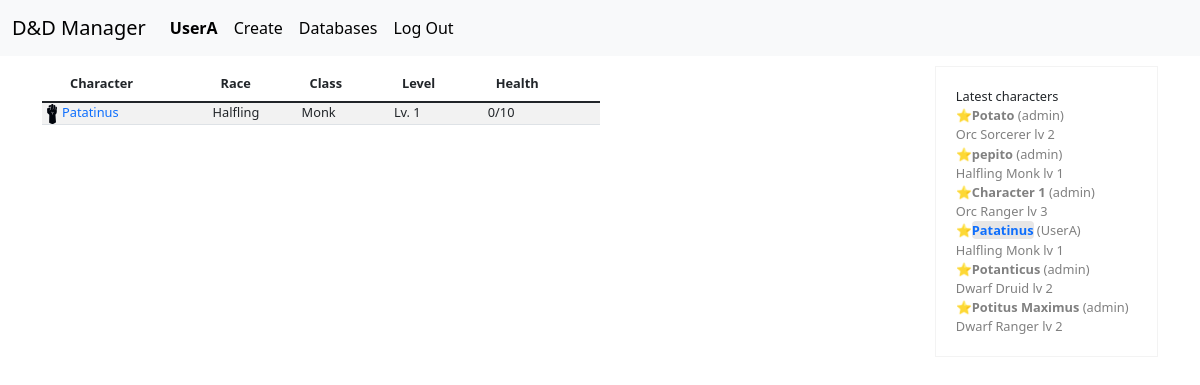
Page / (signed in) on the committed database.
### sheet/models.py (models this page shows, shortened)
class User(AbstractUser):
    pass

class Character(models.Model):
    player = models.ForeignKey(User, on_delete=models.CASCADE, related_name="user_player")
    name = models.CharField(max_length=100)
    level = models.IntegerField(default=1, validators=[MinValueValidator(1), MaxValueValidator(20)])
    image = models.URLField(blank=True)
    hp = models.IntegerField(default=1)
    currenthp = models.IntegerField(default=1)
    alignment = models.CharField(blank=True, max_length=50)
    background = models.CharField(blank=True, max_length=50)
    traits = models.CharField(blank=True, max_length= 50)
    ideals = models.CharField(blank=True, max_length= 50)
    bonds = models.CharField(blank=True, max_length= 50)
    flaws = models.CharField(blank=True, max_length= 50)
    initiative = models.IntegerField(default=10)
    armorclass = models.IntegerField(default=10)
    speed = models.IntegerField(default=30)
    inspiration = models.BooleanField(default=False)
    BARBARIAN = 'Barbarian'
    BARD = 'Bard'
    CLERIC = 'Cleric'
    DRUID = 'Druid'
    FIGHTER = 'Fighter'
    MONK = 'Monk'
    PALADIN = 'Paladin'
    RANGER = 'Ranger'
    ROGUE = 'Rogue'
    SORCERER = 'Sorcerer'
    WARLOCK = 'Warlock'
    WIZARD = 'Wizard'
    CLASS_CHOICES = [
        (BARBARIAN, 'Barbarian'),
        (BARD, 'Bard'),
        (CLERIC, 'Cleric'),
        (DRUID, 'Druid'),
        (FIGHTER, 'Fighter'),
        (MONK, 'Monk'),
        (PALADIN, 'Paladin'),
        (RANGER, 'Ranger'),
        (ROGUE, 'Rogue'),
        (SORCERER, 'Sorcerer'),
        (WARLOCK, 'Warlock'),
        (WIZARD, 'Wizard'),
    ]
    character_class = models.CharField(default=BARBARIAN, max_length=20, choices=CLASS_CHOICES)
    HUMAN = "Human"
    HALFHUMAN = "Half-Human"
    DWARF = "Dwarf"
    HALFLING = "Halfling"
    ORC = "Orc"
    GNOME = "Gnome"
    ELF = "Elf"
    HALFELF = "Half-Elf"
    TIEFLING = "Tiefling"
    RACE_CHOICES = [
        (HUMAN, "Human"),
        (HALFHUMAN, "Half-Human"),
        (DWARF, "Dwarf"),
        (HALFLING, "Halfling"),
        (ORC, "Orc"),
        (GNOME, "Gnome"),
        (ELF, "Elf"),
        (HALFELF, "Half-Elf"),
        (TIEFLING, "Tiefling")
    ]
    race = models.CharField(default=HUMAN, max_length=50, choices=RACE_CHOICES)
    strength = models.IntegerField(default=10, validators=[MinValueValidator(1), MaxValueValidator(20)])
    dexterity = models.IntegerField(default=10, validators=[MinValueValidator(1), MaxValueValidator(20)])
    constitution = models.IntegerField(default=10, validators=[MinValueValidator(1), MaxValueValidator(20)])
    intelligence = models.IntegerField(default=10, validators=[MinValueValidator(1), MaxValueValidator(20)])
    wisdom = models.IntegerField(default=10, validators=[MinValueValidator(1), MaxValueValidator(20)])
    charisma = models.IntegerField(default=10, validators=[MinValueValidator(1), MaxValueValidator(20)])
    strength_bonus = models.IntegerField(blank=True, null=True)
    dexterity_bonus = models.IntegerField(blank=True, null=True)
    constitution_bonus = models.IntegerField(blank=True, null=True)
    intelligence_bonus = models.IntegerField(blank=True, null=True)
    wisdom_bonus = models.IntegerField(blank=True, null=True)
    charisma_bonus = models.IntegerField(blank=True, null=True)
    ATHLETICS = "Athletics"
    ACROBATICS = "Acrobatics"
    SLEIGHTOFHAND = "Sleight of Hand"
    STEALTH = "Stealth"
    ARCANA = "Arcana"
    HISTORY = "History"
    INVESTIGATION = "Investigation"
    NATURE = "Nature"
    RELIGION = "Religion"
    ANIMALHANDLING = "Animal Handling"
    INSIGHT = "Insight"
    MEDICINE = "Medicine"
    PERCEPTION = "Perception"
    SURVIVAL = "Survival"
    DECEPTION = "Deception"
    INTIMIDATION = "Intimidation"
    PERFORMANCE = "Performance"
    PERSUASION = "Persuasion"
    SKILLS_CHOICES = [
        (ATHLETICS, "Athletics"),
        (ACROBATICS, "Acrobatics"),
        (SLEIGHTOFHAND, "Sleight of Hand"),
        (STEALTH, "Stealth"),
        (ARCANA, "Arcana"),
        (HISTORY, "History"),
        (INVESTIGATION, "Investigation"),
        (NATURE, "Nature"),
        (RELIGION, "Religion"),
        (ANIMALHANDLING, "Animal Handling"),
        (INSIGHT, "Insight"),
        (MEDICINE, "Medicine"),
        (PERCEPTION, "Perception"),
        (SURVIVAL, "Survival"),
        (DECEPTION, "Deception"),
        (INTIMIDATION, "Intimidation"),
        (PERFORMANCE, "Performance"),
        (PERSUASION, "Persuasion")
    ]
    skills = models.CharField(max_length=500, null=True, blank=True)
    inventorylist = models.ManyToManyField("Item", through="CharacterItem", blank=True, related_name="users_inventorylist")
    temp_inventory = models.CharField(max_length=100, blank=True, null=True, default="None")
    spells = models.ManyToManyField("Spell", blank=True, related_name="users_spells")
    coin_gold = models.PositiveIntegerField(default=0, blank=False)
    coin_silver = models.PositiveIntegerField(default=0, blank=False)
    coin_copper = models.PositiveIntegerField(default=0, blank=False)

### sheet/views.py (the view)
# urls.py: path("", views.index, name="index"),
def index(request):
    characters = Character.objects.order_by('-id')
    return render(request, "index.html", {
        "characters": characters,
    })

### sheet/templates/index.html (shortened to what this page needs)
{% extends "layout.html" %}
{% load static %}
{% block style %}
    <link rel="stylesheet" href="{% static 'index.css' %}">
{% endblock %}
{% block body %}
<div class="container">
    <table class="table table-striped table-hover column-left">
        <thead>
            <tr>
                <th scope="col-sm-" style="width: 20px;"> </th>
                <th scope="col">Character</th>
                <th scope="col">Race</th>
                <th scope="col">Class</th>
                <th scope="col">Level</th>
                <th scope="col">Health</th>
            </tr>
        </thead>
        <tbody class="table-group-divider">
            {% if user.is_authenticated %}
            {% for i in characters %}
            {% if i.player == request.user %}
            <tr>
            <td><img src="static/images/classes/{{ i.character_class | lower }}.svg" height="20px" width="100%"></td>
            <td>
                <a href="{% url 'character_page' i.pk %}">
                {{ i.name }}
                </a>
            </td>
            <td>{{ i.race}}</td>
            <td>{{ i.character_class }}</td>
            <td>Lv. {{ i.level }}</td>
            <td>{{ i.currenthp }}/{{ i.hp }}</td>
            </tr>
            {% endif %}
            {% endfor %}
            {% endif %}
        </tbody>
    </table>
    <div class="column-right" style="min-width: 20%;">
        Latest characters
        {% for i in characters %}
            {% if i.player != request.user %}
                <div class="character-card">
                    <p>⭐<b>{{ i.name }}</b> ({{ i.player }})</p>
                    <p><span>{{ i.race }} {{ i.character_class }} lv {{ i.level }}</span></p>
                </div>
            {% else %}
                <div class="character-card">
                    <p>⭐<b><a href="{% url 'character_page' i.pk %}">{{ i.name }}</a></b> ({{ i.player }})</p>
                    <p><span>{{ i.race }} {{ i.character_class }} lv {{ i.level }}</span></p>
                </div>
            {% endif %}
        {% endfor %}
    </div>
</div>
{% endblock %}

### sheet/templates/layout.html (shortened to what this page needs)
{% load static %}
<!DOCTYPE html>
<html lang="en">
    <head>
        <link href="https://cdn.jsdelivr.net/npm/bootstrap@5.3.0/dist/css/bootstrap.min.css" rel="stylesheet">
        <link rel="stylesheet" href="{% static 'styles.css' %}">
        {% block style %}
        {% endblock %}
    </head>
    <body>
        <nav class="navbar navbar-expand-lg bg-body-tertiary">
            <div class="container-fluid">
              <a class="navbar-brand" href="{% url 'index' %}">D&D Manager</a>
              <div class="collapse navbar-collapse" id="navbarNav">
                <ul class="navbar-nav">
                  {% if user.is_authenticated %}
                  <li class="nav-item">
                    <div class="nav-link active"><b>{{ request.user }}</b></div>
                  </li>
                  <li class="nav-item">
                    <a class="nav-link active" href="{% url 'create_character' %}">Create</a>
                  </li>
                  <li class="nav-item">
                    <a class="nav-link active" href="{% url 'databases' %}">Databases</a>
                  </li>
                  <li class="nav-item">
                    <a class="nav-link active" href="{% url 'logout' %}">Log Out</a>
                  </li>
                  {% endif %}
                </ul>
              </div>
            </div>
          </nav>
            {% block body %}
            {% endblock %}
    </body>
</html>

### sheet/static/styles.css (style rules this page uses)
a { text-decoration:none; }

### sheet/static/index.css (style rules this page uses)
.container { width: 100vw; margin-top: 10px; }
.column-left { float: left; width: 50%; font-size: 12px; margin-bottom: 5px; font-size: .8rem; }
.table a { display: block; width: 100%; height: 100%; padding: 0px; }
.table td { padding: 0px; }
.character-card { color: gray; font-size: .8rem; }
.character-card a { background-color: rgb(231, 230, 230); border-radius: 4px; }
.character-card p { margin-bottom: 0px; }
.column-right { align-self: right; height: fit-content; border: 1px solid rgb(243, 243, 243); padding: 20px; margin-right: 0px; margin-left: auto; font-size: .8em; }
@media (min-width: 701px) { .column-right { display: block; float: right; } }
@media (min-width: 701px) { .column-left { float:left } }

### rows in the picture
User: user "UserA"
Character: name "Patatinus", race "Halfling", character_class "Monk", level "1", currenthp "0", hp "10", player "UserA"
Character: name "Potato", player "admin", race "Orc", character_class "Sorcerer", level "2"
Character: name "pepito", player "admin", race "Halfling", character_class "Monk", level "1"
Character: name "Character 1", player "admin", race "Orc", character_class "Ranger", level "3"
Character: name "Potanticus", player "admin", race "Dwarf", character_class "Druid", level "2"
Character: name "Potitus Maximus", player "admin", race "Dwarf", character_class "Ranger", level "2"
